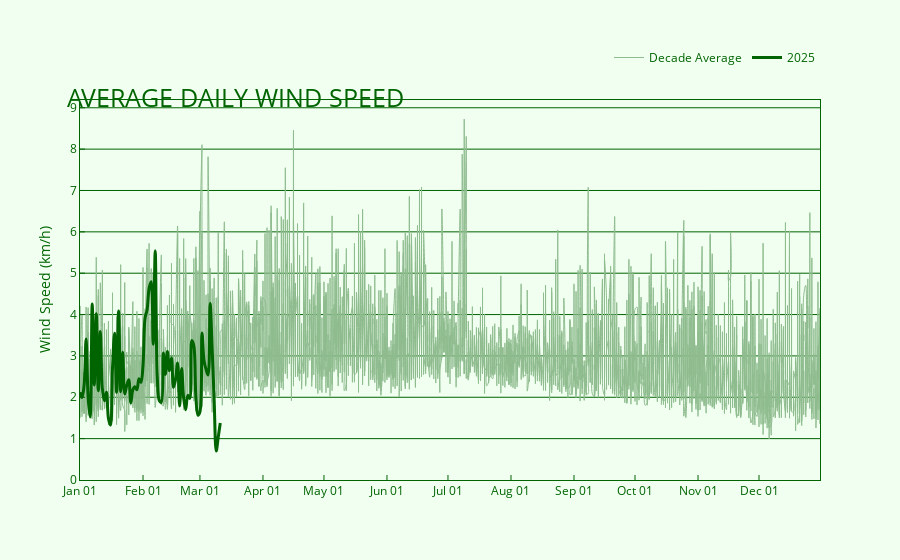

Here is the notebook cell this chart was saved with:
### Markdown cell above
### AWND

### Code cell
#AWND - AVERAGE DAILY WIND SPEED

hue = 'darkgreen' #line color of graph
canvas = 'honeydew' #background color
reference = 'darkseagreen' #color of reference line

df_AWND_go = df_AWND_go.sort_values(by="axisdate")
df_25_AWND_go = df_25_AWND_go.sort_values(by="axisdate")

fig_AWND = go.Figure ()
fig_AWND.add_trace(go.Scatter(x = df_AWND_go["axisdate"],
                        y = df_AWND_go["Daily Average"],
                        mode = "lines",
                        name = "Decade Average",
                        connectgaps = True,
                        hoverinfo = 'none',
                        line = dict(color = reference,
                                    shape = 'spline',
                                    width = 1)))
fig_AWND.add_trace(go.Scatter(x = df_25_AWND_go["axisdate"],
                         y = df_25_AWND_go["Daily Average"],
                         mode = "lines",
                         name = "2025",
                         connectgaps = True,
                         line = dict(color = hue,
                                     shape = 'spline',
                                     width = 3)))
fig_AWND.update_layout(plot_bgcolor = canvas,
                  paper_bgcolor = canvas,
                  showlegend = True,
                  legend_font_color = hue,
                  legend_orientation = 'h',
                  legend_yanchor = 'top',
                  legend_y = 1.15,
                  legend_xanchor = 'right',
                  legend_x = 1,
                  title = dict(text = "AVERAGE DAILY WIND SPEED",
                               font_color = hue,
                               xanchor = 'left',
                               x = 0.074,
                               font_size = 25,
                               yanchor = 'top',
                               y = 0.84)
                               )
    
fig_AWND.update_xaxes(color = hue,
                gridcolor = hue,
                linecolor = hue,
                mirror = True,
                showgrid = False,
                ticks = "inside",
                ticklen = 5,
                tickformat= "%b %d",
                nticks = 12,
                range = ['2025-01-01', '2025-12-31'],
                title = dict(text = ""),
                )
fig_AWND.update_yaxes(color = hue,
                 gridcolor = hue,
                 linecolor = hue,
                 mirror = True,
                 showgrid = True,
                 ticks = 'inside',
                 ticklen = 5,
                 zeroline = False,
                 rangemode = 'tozero',
                 title = dict(text = "Wind Speed (km/h)")
                 )

fig_AWND.show()

### Figure 1 — Plotly figure (JSON) as saved in the notebook; plotly's stock layout.template omitted (floating-point values rounded to 4 significant figures; data arrays with more than 128 entries replaced by an {"elided": "..."} marker saying what was removed)
{"data": [{"connectgaps": true, "hoverinfo": "none", "line": {"color": "darkseagreen", "shape": "spline", "width": 1}, "mode": "lines", "name": "Decade Average", "type": "scatter", "x": {"elided": "3627 str values"}, "y": {"elided": "3627 float values"}}, {"connectgaps": true, "line": {"color": "darkgreen", "shape": "spline", "width": 3}, "mode": "lines", "name": "2025", "type": "scatter", "x": ["2025-01-01T00:00:00.000000000", "2025-01-02T00:00:00.000000000", "2025-01-03T00:00:00.000000000", "2025-01-04T00:00:00.000000000", "2025-01-05T00:00:00.000000000", "2025-01-06T00:00:00.000000000", "2025-01-07T00:00:00.000000000", "2025-01-08T00:00:00.000000000", "2025-01-09T00:00:00.000000000", "2025-01-10T00:00:00.000000000", "2025-01-11T00:00:00.000000000", "2025-01-12T00:00:00.000000000", "2025-01-13T00:00:00.000000000", "2025-01-14T00:00:00.000000000", "2025-01-15T00:00:00.000000000", "2025-01-16T00:00:00.000000000", "2025-01-17T00:00:00.000000000", "2025-01-18T00:00:00.000000000", "2025-01-19T00:00:00.000000000", "2025-01-20T00:00:00.000000000", "2025-01-21T00:00:00.000000000", "2025-01-22T00:00:00.000000000", "2025-01-23T00:00:00.000000000", "2025-01-24T00:00:00.000000000", "2025-01-25T00:00:00.000000000", "2025-01-26T00:00:00.000000000", "2025-01-27T00:00:00.000000000", "2025-01-28T00:00:00.000000000", "2025-01-29T00:00:00.000000000", "2025-01-30T00:00:00.000000000", "2025-01-31T00:00:00.000000000", "2025-02-01T00:00:00.000000000", "2025-02-02T00:00:00.000000000", "2025-02-03T00:00:00.000000000", "2025-02-04T00:00:00.000000000", "2025-02-05T00:00:00.000000000", "2025-02-06T00:00:00.000000000", "2025-02-07T00:00:00.000000000", "2025-02-08T00:00:00.000000000", "2025-02-09T00:00:00.000000000", "2025-02-10T00:00:00.000000000", "2025-02-11T00:00:00.000000000", "2025-02-12T00:00:00.000000000", "2025-02-13T00:00:00.000000000", "2025-02-14T00:00:00.000000000", "2025-02-15T00:00:00.000000000", "2025-02-16T00:00:00.000000000", "2025-02-17T00:00:00.000000000", "2025-02-18T00:00:00.000000000", "2025-02-19T00:00:00.000000000", "2025-02-20T00:00:00.000000000", "2025-02-21T00:00:00.000000000", "2025-02-22T00:00:00.000000000", "2025-02-23T00:00:00.000000000", "2025-02-24T00:00:00.000000000", "2025-02-25T00:00:00.000000000", "2025-02-26T00:00:00.000000000", "2025-02-27T00:00:00.000000000", "2025-02-28T00:00:00.000000000", "2025-03-01T00:00:00.000000000", "2025-03-02T00:00:00.000000000", "2025-03-03T00:00:00.000000000", "2025-03-04T00:00:00.000000000", "2025-03-05T00:00:00.000000000", "2025-03-06T00:00:00.000000000", "2025-03-07T00:00:00.000000000", "2025-03-08T00:00:00.000000000", "2025-03-09T00:00:00.000000000", "2025-03-10T00:00:00.000000000", "2025-03-11T00:00:00.000000000"], "y": [2.121, 1.993, 2.28, 3.407, 2.0, 1.521, 4.253, 2.3, 4.02, 2.16, 3.593, 2.207, 1.913, 2.12, 1.487, 1.327, 2.713, 3.547, 2.12, 4.087, 2.133, 3.087, 2.08, 2.287, 2.427, 1.867, 2.18, 2.257, 2.18, 2.45, 2.36, 2.767, 3.913, 4.113, 4.633, 4.793, 3.28, 5.533, 2.521, 1.921, 1.879, 3.073, 2.553, 3.107, 2.64, 2.953, 2.24, 2.433, 2.827, 1.787, 2.693, 1.98, 1.7, 2.047, 1.973, 3.373, 3.247, 1.993, 1.567, 1.647, 3.557, 2.893, 2.673, 2.54, 4.267, 3.19, 1.92, 0.7, 1.04, 1.38]}], "layout": {"legend": {"font": {"color": "darkgreen"}, "orientation": "h", "x": 1, "xanchor": "right", "y": 1.15, "yanchor": "top"}, "paper_bgcolor": "honeydew", "plot_bgcolor": "honeydew", "showlegend": true, "title": {"font": {"color": "darkgreen", "size": 25}, "text": "AVERAGE DAILY WIND SPEED", "x": 0.074, "xanchor": "left", "y": 0.84, "yanchor": "top"}, "xaxis": {"color": "darkgreen", "gridcolor": "darkgreen", "linecolor": "darkgreen", "mirror": true, "nticks": 12, "range": ["2025-01-01", "2025-12-31"], "showgrid": false, "tickformat": "%b %d", "ticklen": 5, "ticks": "inside", "title": {"text": ""}}, "yaxis": {"color": "darkgreen", "gridcolor": "darkgreen", "linecolor": "darkgreen", "mirror": true, "rangemode": "tozero", "showgrid": true, "ticklen": 5, "ticks": "inside", "title": {"text": "Wind Speed (km/h)"}, "zeroline": false}}}
